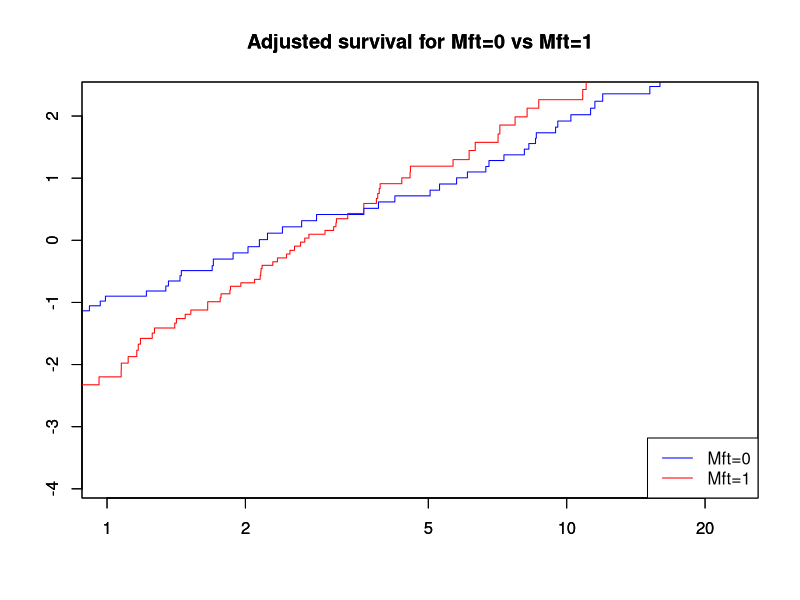
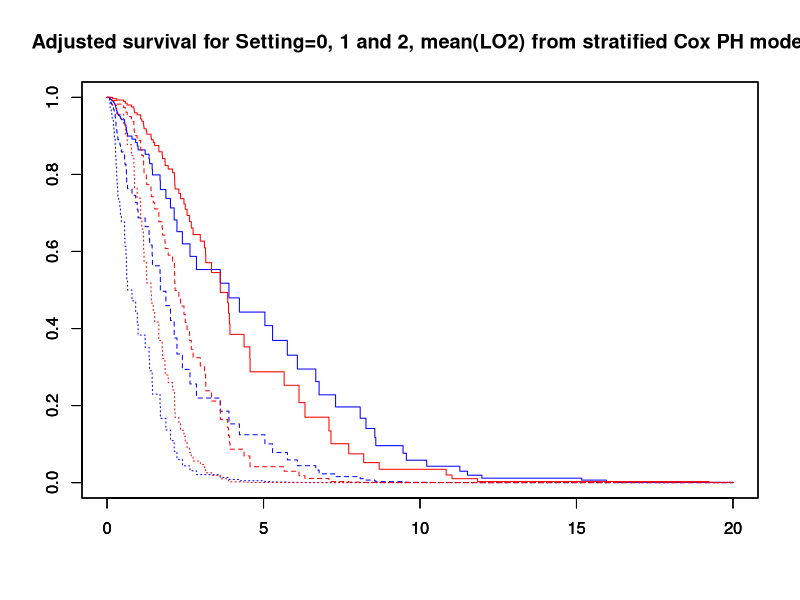
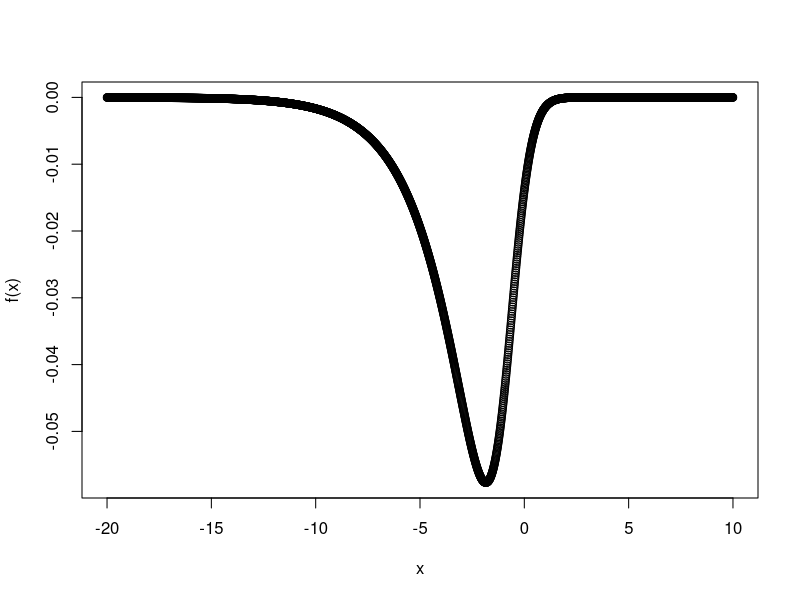
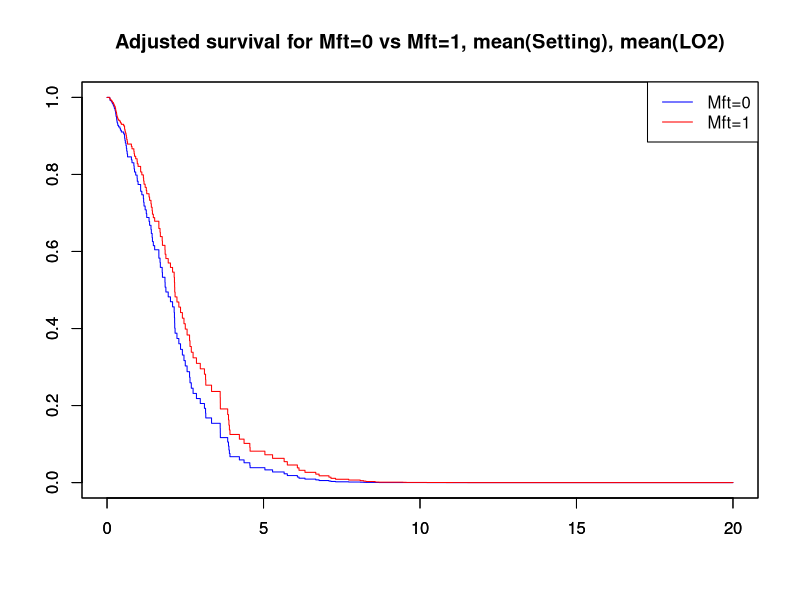

Generate these figures, in order, with R:
## ---- chunk 1
library(knitr)
opts_chunk$set(tidy.opts=list(width.cutoff=80),tidy=TRUE)
## ---- chunk 2
knitr::opts_chunk$set(echo = TRUE)
knitr::opts_knit$set(root.dir = "C:/GitStuff/Survival_Analysis/MATH_629/Data")
## ---- chunk 3
rm(list=ls())
library(survival)
library(dplyr)
## ---- chunk 4
Ven.reset <-read.csv("VenresetMft.csv", header = TRUE)
## ---- chunk 5
Y<-Surv(Ven.reset$eventtime,Ven.reset$status)
Coxph.addicts=coxph(Y~Setting+LO2+Mft,data=Ven.reset)
summary(Coxph.addicts)
cox.zph(Coxph.addicts,transform=rank)
## ---- chunk 6
#Stratify Remmision Data set by TR
Ven.reset0<-Ven.reset[Ven.reset$Mft==0, ]
Ven.reset1<-Ven.reset[Ven.reset$Mft==1, ]
#Create Survival Objects for both strata 
Y0<-Surv(Ven.reset0$eventtime,Ven.reset0$status==1)
Y1<-Surv(Ven.reset1$eventtime,Ven.reset1$status==1)
#Fit Cox PH models to both strata
Coxph.Ven.m0=coxph(Y0~LO2+Setting,data=Ven.reset0)
Coxph.Ven.m1=coxph(Y1~LO2+Setting,data=Ven.reset1)
#get the overall mean of LO2 and Setting 
meanLO2=mean(Ven.reset$LO2)
meanSetting=mean(Ven.reset$Setting)
#plot our adjusted survival curves 
pattern=data.frame(LO2=meanLO2,Setting=meanSetting)
plot(survfit(Coxph.Ven.m0,newdata=pattern),fun="cloglog",conf.int=F,xlim=c(1,23),ylim=c(-3.9,2.3),main="Adjusted survival for Mft=0 vs Mft=1",col=c('blue'))
par(new=TRUE)
plot(survfit(Coxph.Ven.m1,newdata=pattern),fun="cloglog",conf.int=F,xlim=c(1,23),ylim=c(-3.9,2.3),main="Adjusted survival for Mft=0 vs Mft=1",col=c('red'))
legend("bottomright",c("Mft=0","Mft=1"),lty=c("solid"),col=c("blue","red"))
## ---- chunk 7
#i Fit a stratified model 
Y<-Surv(Ven.reset$eventtime,Ven.reset$status==1)
coxph.Ven.m1<-coxph(Y~Setting + LO2 + strata(Mft),data=Ven.reset)
summary(coxph.Ven.m1)
## ---- chunk 8
coxph.Ven.m1$loglik
CSstat = -2*(coxph.Ven.m1$loglik[1]-coxph.Ven.m1$loglik[2])
CV = qchisq(.95,df=2)
CSstat>CV
pvalue1=pchisq(CSstat,df = 2,lower.tail = FALSE)
## ---- chunk 9
meanLO2=mean(Ven.reset$LO2)
pattern1=data.frame(Setting=0,LO2=meanLO2)
plot(survfit(coxph.Ven.m1,newdata=pattern1),col=c('blue','red'),conf.int=F,main="Adjusted survival for Setting=0, 1 and 2, mean(LO2) from stratified Cox PH model")
pattern2=data.frame(Setting=1,LO2=meanLO2)
par(new=TRUE)
plot(survfit(coxph.Ven.m1,newdata=pattern2),col=c('blue','red'), lty=c('dashed'),conf.int=F)
pattern3=data.frame(Setting=2,LO2=meanLO2)
par(new=TRUE)
plot(survfit(coxph.Ven.m1,newdata=pattern3),col=c('blue','red'), lty=c('dotted'),conf.int=F)
## ---- chunk 10
coxph.Ven.int.m1<-coxph(Y~Setting+LO2+Mft:LO2+Mft:Setting+strata(Mft),data=Ven.reset)
summary(coxph.Ven.int.m1)
## ---- chunk 11
CSstat = -2*(coxph.Ven.m1$loglik[2]-coxph.Ven.int.m1$loglik[2])
CV = qchisq(.95,df=2)
pchisq(CSstat, 2, lower.tail = FALSE)
CSstat>CV
## ---- chunk 12
#HR for Setting and 95% CI for HR for Setting with MFt=0. 
b1=coxph.Ven.int.m1$coefficients[1]
exp(b1)
exp(b1-1.96*0.18159)
exp(b1+1.96*0.18159)
## ---- chunk 13
Ven.reset$Mft2=Ven.reset$Mft-1
coxph.Ven.int.m2<-coxph(Y~Setting+LO2+Mft2:LO2+Mft2:LO2+strata(Mft2),data=Ven.reset)
summary(coxph.Ven.int.m2)
#HR for Setting and 95% CI for HR for Setting with MFt=1. 
b1=coxph.Ven.int.m2$coefficients[1]
exp(b1)
exp(b1-1.96*0.12567)
exp(b1+1.96*0.12567)
## ---- chunk 14
b1=coxph.Ven.int.m1$coefficients[1]
exp(b1)
exp(b1-1.96*0.18159)
exp(b1+1.96*0.18159)
## ---- chunk 15
#Problem 5.4
f1.1<-function(b) 1/(exp(b*2)+2*exp(1.5*b)+1)
f1.2<-function(b) exp(2*b)/(exp(2*b)+2*exp(1.5*b))
f2.1<-function(b) exp(b)/(2*exp(b)+exp(2*b))
f2.2<-function(b) exp(b)/(exp(b)+exp(2*b))
f<-function(b) -f1.1(b)*f1.2(b)*f2.1(b)*f2.2(b)
#f <- function(b) -exp(b)/(3*exp(2*b)+4*exp(b)+1)
x <- seq(-20,10,0.01)
plot(x, f(x))   
optimize(f, lower = -5, upper = 0)
## ---- chunk 16
time<-c(2,3,5,6,6,7,8);status<-c(1,1,0,1,0,1,1);Dose<-c(0,2,1,1,1.5,2,1.5);
Type<-c(0,0,1,1,0,1,0)
Alcohol=data.frame(time,status,Dose,Type)
S<-Surv(Alcohol$time,Alcohol$status==1)
coxph(S~Dose+strata(Type),data=Alcohol)
## ---- chunk 17
Coxph.ven3=coxph(Y~Setting+LO2+Mft,data=Ven.reset)
settingmean=mean(Ven.reset$Setting); LO2mean=mean(Ven.reset$LO2); 
pattern1=data.frame(Setting=settingmean,LO2=LO2mean,Mft=0);
pattern2=data.frame(Setting=settingmean,LO2=LO2mean,Mft=1);
plot(survfit(Coxph.ven3,newdata=pattern1),conf.int=F,main="Adjusted survival for Mft=0 vs Mft=1, mean(Setting), mean(LO2)",col=c("blue"))
par(new=TRUE)
plot(survfit(Coxph.ven3,newdata=pattern2),conf.int=F,col=c("red"))
legend("topright",c("Mft=0","Mft=1"), lty=c("solid"),col=c('blue','red'))
## ---- chunk 18
Venreset.cp4=survSplit(Ven.reset,cut=4,end="eventtime",event="status",start="start",id="id")
Venreset.cp4$hv2=Venreset.cp4$Mft*(Venreset.cp4$start>=4)
Y4=Surv(Venreset.cp4$start,Venreset.cp4$eventtime,Venreset.cp4$status)
coxph.Venreset.hs2<-coxph(Y4 ~ Setting + LO2 + Mft + hv2 + cluster(id),data=Venreset.cp4)
summary(coxph.Venreset.hs2)
## ---- chunk 19
Venreset.cp=survSplit(Ven.reset,cut=Ven.reset$eventtime[Ven.reset$status==1],end="eventtime",event="status",start="start",id="id")
Venreset.cp$t.Mft=Venreset.cp$Mft*log(Venreset.cp$eventtime)
#Create an extended survival object
YE<-Surv(Venreset.cp$start,Venreset.cp$eventtime,Venreset.cp$status)
#Test for clinic
coxph.venreset.ct<-coxph(YE ~ LO2 + Setting + Mft + t.Mft + cluster(id),data=Venreset.cp)
summary(coxph.venreset.ct)
